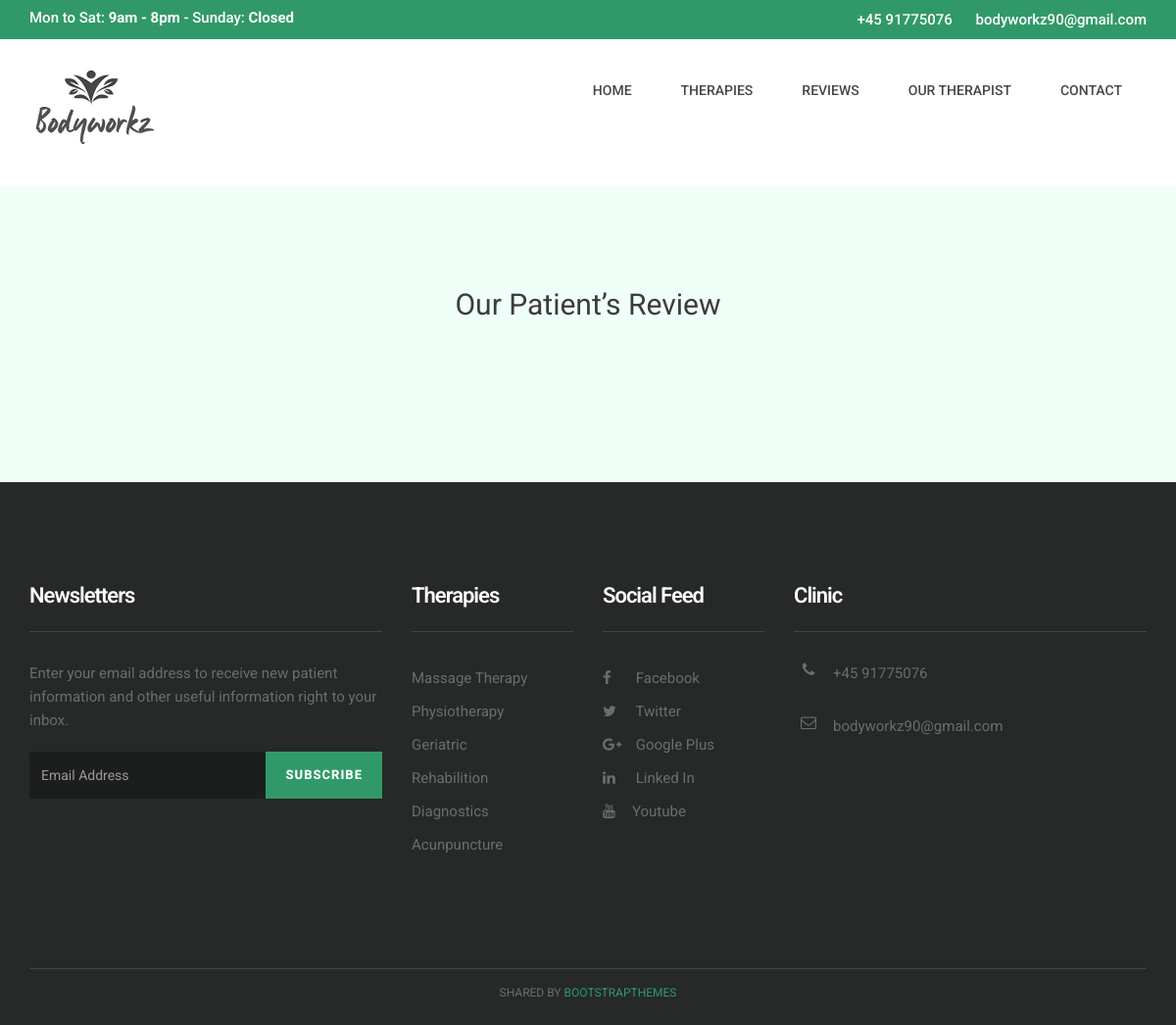
The page /reviews/ on the database as committed earlier.
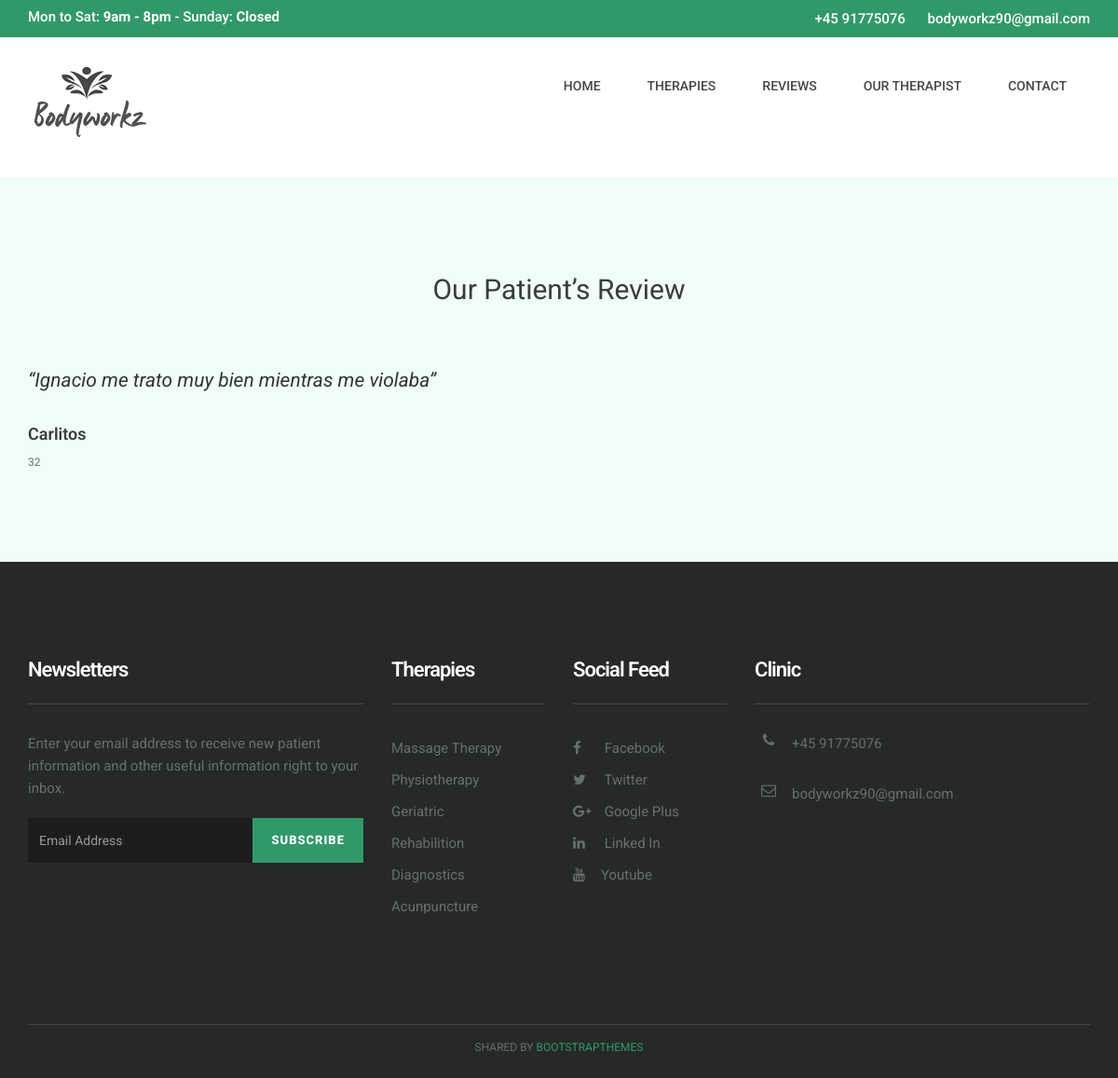
The same page on the database as committed later.
### MainApp/models.py (models this page shows, shortened)
class Review(models.Model):
    name = models.CharField(verbose_name="nombre", max_length=255)
    description = models.TextField()
    age = models.IntegerField()
    class Meta:
            verbose_name="Review"
            verbose_name_plural="Reviews"

### MainApp/views.py (the view)
# urls.py: path('reviews/', views.review,name="reviews")
def review(request):
    reviews= Review.objects.all()
    return render(request,'review.html',{'reviews':reviews})

### MainApp/templates/review.html
{% extends "base.html" %} {% block content %} {% load static %}
<div class="space-medium bg-default">
    <div class="container">
        <div class="row">
            <div class="col-lg-offset-2 col-lg-8 col-md-offset-2 col-md-8 col-sm-12 col-xs-12">
                <div class="section-title mb60 text-center">
                    <h1>Our Patient’s Review</h1>
                </div>
            </div>
        </div>
        {% for review in reviews %}
        <div class="row">
            <div class="col-lg-6 col-md-6 col-sm-6 col-xs-12">
                <div class="testimonial-block">
                    <div class="testimonial-content">
                        <p class="testimonial-text">“{{review.description}}”</p>
                    </div>
                    <div class="testimonial-info">
                        <h4 class="testimonial-name">{{review.name}}</h4>
                        <span class="testimonial-meta">{{review.age}}</span>
                    </div>
                </div>
            </div>
        </div>
        {% endfor %}
    </div>
</div>
{% endblock %}

Rows that differ between the two databases and show on the page:
added Review: description "Ignacio me trato muy bien mientras me violaba", name "Carlitos", age "32"
